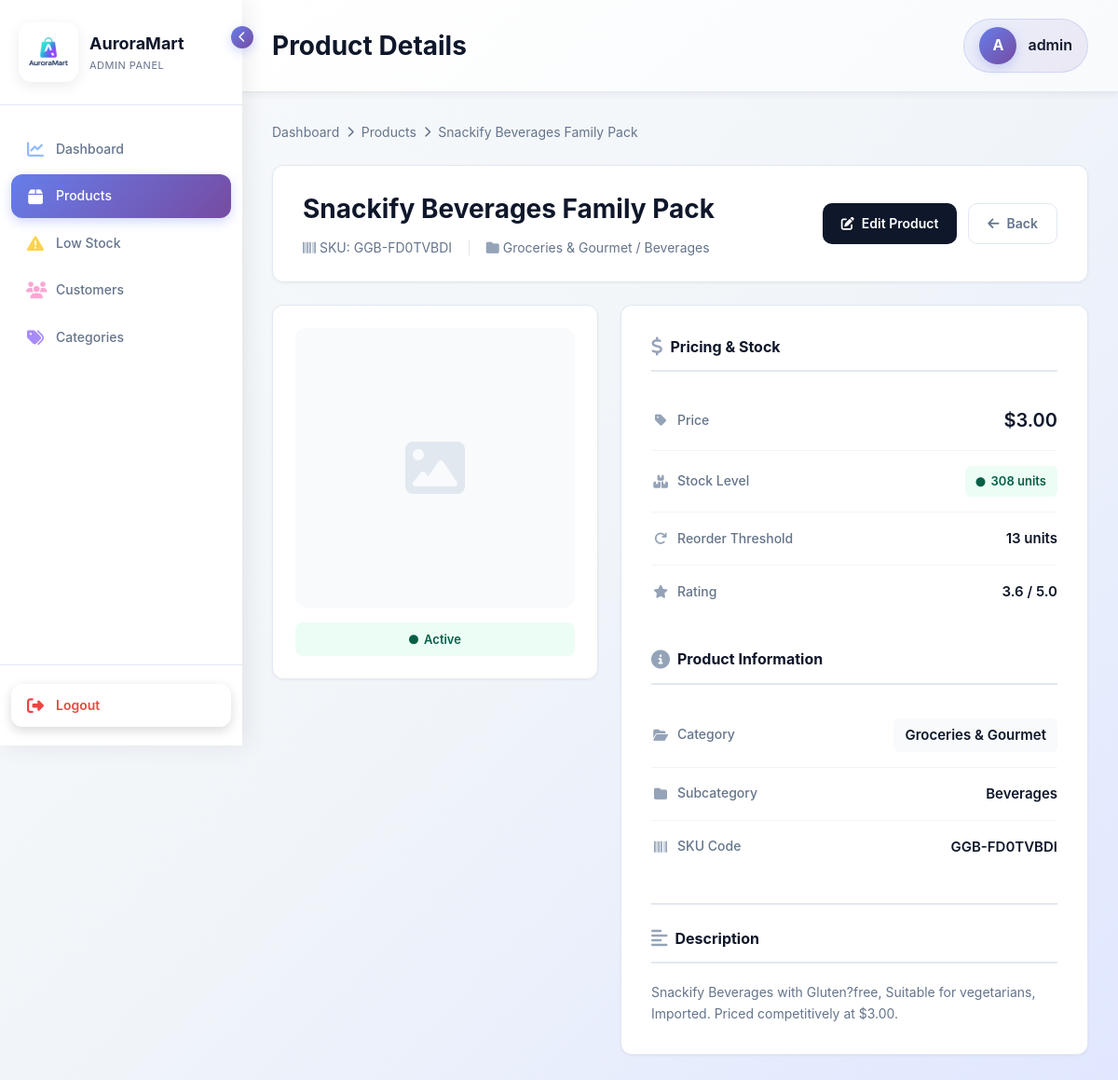
Screenshot of /adminpanel/products/1/ (signed in) with the database file from the repository.
### storefront/models.py (models this page shows, shortened)
class Customer(AbstractUser):
    username = models.CharField(
        max_length=150,
        unique=True,
        help_text='Required. 150 characters or fewer. Any characters allowed.',
        validators=[],  # No validators - allow any characters
        error_messages={
            'unique': "A user with that username already exists.",
        },
    )
    age = models.IntegerField(null=True, blank=True)
    gender = models.CharField(max_length=20, blank=True)
    employment_status = models.CharField(max_length=50, blank=True)
    occupation = models.CharField(max_length=100, blank=True)
    education = models.CharField(max_length=100, blank=True)
    household_size = models.IntegerField(null=True, blank=True)
    has_children = models.BooleanField(default=False)
    monthly_income_sgd = models.DecimalField(max_digits=10, decimal_places=2, null=True, blank=True, default=None)
    preferred_category = models.ForeignKey(Category, on_delete=models.SET_NULL, null=True, blank=True)

class Product(models.Model):
    sku = models.CharField(max_length=40, unique=True, db_index=True)  # maps "SKU code"
    name = models.CharField(max_length=200)                            # maps "Product name"
    description = models.TextField(blank=True)                         # maps "Product description"
    category = models.ForeignKey(Category, on_delete=models.CASCADE)    # maps "Product Category"
    subcategory = models.CharField(max_length=150, blank=True)         # maps "Product Subcategory"
    stock = models.IntegerField(default=0)                             # maps "Quantity on hand"
    reorder_threshold = models.IntegerField(default=5)                 # maps "Reorder Quantity"
    price = models.DecimalField(max_digits=10, decimal_places=2)       # maps "Unit price"
    rating = models.FloatField(default=0)                              # maps "Product rating"
    image = models.ImageField(upload_to='products/', blank=True, null=True, default='products/default-product.png')
    is_active = models.BooleanField(default=True)
    created_at = models.DateTimeField(auto_now_add=True, null=True, blank=True)
    updated_at = models.DateTimeField(auto_now=True, null=True, blank=True)
    class Meta:
        ordering = ['-id']
        verbose_name = "Product"
        verbose_name_plural = "Products"
    @property
    def is_low_stock(self):
        return self.stock <= self.reorder_threshold

class Category(models.Model):
    name = models.CharField(max_length=100)
    description = models.TextField(blank=True)

### adminpanel/views/product_views.py (the view)
# urls.py: path('products/<int:pk>/', product_views.product_detail, name='product_detail'),
@login_required(login_url='adminpanel:login')
@user_passes_test(is_staff_user, login_url='adminpanel:login')
def product_detail(request, pk):
    product = get_object_or_404(Product, pk=pk)
    stock_history = []
    context = {
        'product': product,
        'stock_history': stock_history,
    }
    return render(request, 'adminpanel/product/product_detail.html', context)

### adminpanel/views/product_views.py (called while the page is built)
def is_staff_user(user):
    return user.is_authenticated and user.is_staff

### storefront/views.py (called while the page is built)
def cart_count(request):
    cart = request.session.get('cart', {})
    total_items = sum(int(qty) for qty in cart.values())
    return {
        'cart_count': total_items
    }

### adminpanel/templates/adminpanel/product/product_detail.html (shortened to what this page needs)
{% extends "adminpanel/base.html" %}
{% block page_title %}Product Details{% endblock %}
{% block content %}
<div class="breadcrumb">
    <a href="{% url 'adminpanel:dashboard' %}">Dashboard</a>
    <i class="fas fa-chevron-right"></i>
    <a href="{% url 'adminpanel:product_list' %}">Products</a>
    <i class="fas fa-chevron-right"></i>
    <span>{{ product.name }}</span>
</div>
<div class="product-header">
    <div class="product-title-section">
        <h1>{{ product.name }}</h1>
        <div class="product-meta">
            <span><i class="fas fa-barcode"></i> SKU: {{ product.sku }}</span>
            <span class="divider">|</span>
            <span><i class="fas fa-folder"></i> {{ product.category.name }}{% if product.subcategory %} / {{ product.subcategory }}{% endif %}</span>
        </div>
    </div>
    <div class="product-actions">
        <a href="{% url 'adminpanel:product_edit' product.pk %}" class="btn btn-primary">
            <i class="fas fa-edit"></i> Edit Product
        </a>
        <a href="{% url 'adminpanel:product_list' %}" class="btn btn-secondary">
            <i class="fas fa-arrow-left"></i> Back
        </a>
    </div>
</div>
<div class="content-grid">
    <div class="image-card">
        <div class="product-image-container">
            {% if product.image %}
                <img src="{{ product.image.url }}" alt="{{ product.name }}">
            {% else %}
                <i class="fas fa-image"></i>
            {% endif %}
        </div>
        <div class="status-badge {% if product.is_active %}active{% else %}inactive{% endif %}">
            <i class="fas fa-circle"></i>
            {% if product.is_active %}Active{% else %}Inactive{% endif %}
        </div>
    </div>
    <div class="details-card">
        <div class="section-title">
            <i class="fas fa-dollar-sign"></i>
            Pricing & Stock
        </div>
        <ul class="detail-list">
            <li class="detail-item">
                <span class="detail-label">
                    <i class="fas fa-tag"></i>
                    Price
                </span>
                <span class="detail-value price">${{ product.price }}</span>
            </li>
            <li class="detail-item">
                <span class="detail-label">
                    <i class="fas fa-boxes"></i>
                    Stock Level
                </span>
                <span class="detail-value">
                    {% if product.stock == 0 %}
                        <span class="stock-indicator critical">
                            <i class="fas fa-circle"></i>
                            Out of Stock
                        </span>
                    {% elif product.is_low_stock %}
                        <span class="stock-indicator low">
                            <i class="fas fa-circle"></i>
                            {{ product.stock }} units (Low Stock)
                        </span>
                    {% else %}
                        <span class="stock-indicator good">
                            <i class="fas fa-circle"></i>
                            {{ product.stock }} units
                        </span>
                    {% endif %}
                </span>
            </li>
            <li class="detail-item">
                <span class="detail-label">
                    <i class="fas fa-redo"></i>
                    Reorder Threshold
                </span>
                <span class="detail-value">{{ product.reorder_threshold }} units</span>
            </li>
            <li class="detail-item">
                <span class="detail-label">
                    <i class="fas fa-star"></i>
                    Rating
                </span>
                <span class="detail-value">{{ product.rating|floatformat:1 }} / 5.0</span>
            </li>
        </ul>
        <div class="section-title" style="margin-top: 32px;">
            <i class="fas fa-info-circle"></i>
            Product Information
        </div>
        <ul class="detail-list">
            <li class="detail-item">
                <span class="detail-label">
                    <i class="fas fa-folder-open"></i>
                    Category
                </span>
                <span class="detail-value highlight">{{ product.category.name }}</span>
            </li>
            <li class="detail-item">
                <span class="detail-label">
                    <i class="fas fa-folder"></i>
                    Subcategory
                </span>
                <span class="detail-value">
                    {% if product.subcategory %}
                        {{ product.subcategory }}
                    {% else %}
                        N/A
                    {% endif %}
                </span>
            </li>
            <li class="detail-item">
                <span class="detail-label">
                    <i class="fas fa-barcode"></i>
                    SKU Code
                </span>
                <span class="detail-value">{{ product.sku }}</span>
            </li>
        </ul>
        {% if product.description %}
        <div class="description-section">
            <div class="section-title">
                <i class="fas fa-align-left"></i>
                Description
            </div>
            <p class="description-text">{{ product.description }}</p>
        </div>
        {% endif %}
    </div>
</div>
{% endblock %}

### adminpanel/templates/adminpanel/base.html (shortened to what this page needs)
<!DOCTYPE html>
<html lang="en">
<head>
    {% load static %}
    <link rel="stylesheet" href="https://cdnjs.cloudflare.com/ajax/libs/font-awesome/6.4.0/css/all.min.css">
</head>
<body>
    <div class="sidebar" id="sidebar">
        <div class="sidebar-header">
            <div class="sidebar-logo">
                <img src="{% static 'images/Auroramart-logo.png' %}" alt="AuroraMart Logo">
            </div>
            <div class="sidebar-brand">
                <div class="brand-name">AuroraMart</div>
                <div class="brand-subtitle">Admin Panel</div>
            </div>
            <div class="sidebar-toggle" onclick="toggleSidebar()">
                <i class="fas fa-chevron-left"></i>
            </div>
        </div>
        <nav class="sidebar-nav">
            <div class="nav-item">
                <a href="{% url 'adminpanel:dashboard' %}" class="nav-link {% if request.resolver_match.url_name == 'dashboard' %}active{% endif %}">
                    <i class="fas fa-chart-line"></i>
                    <span class="nav-text">Dashboard</span>
                </a>
            </div>
            <div class="nav-item">
                <a href="{% url 'adminpanel:product_list' %}" class="nav-link {% if 'product' in request.resolver_match.url_name %}active{% endif %}">
                    <i class="fas fa-box"></i>
                    <span class="nav-text">Products</span>
                </a>
            </div>
            <div class="nav-item">
                <a href="{% url 'adminpanel:low_stock' %}" class="nav-link {% if request.resolver_match.url_name == 'low_stock' %}active{% endif %}">
                    <i class="fas fa-exclamation-triangle"></i>
                    <span class="nav-text">Low Stock</span>
                </a>
            </div>
            <div class="nav-item">
                <a href="{% url 'adminpanel:customer_list' %}" class="nav-link {% if 'customer' in request.resolver_match.url_name %}active{% endif %}">
                    <i class="fas fa-users"></i>
                    <span class="nav-text">Customers</span>
                </a>
            </div>
            <div class="nav-item">
                <a href="{% url 'adminpanel:category_list' %}" class="nav-link {% if 'category' in request.resolver_match.url_name %}active{% endif %}">
                    <i class="fas fa-tags"></i>
                    <span class="nav-text">Categories</span>
                </a>
            </div>
        </nav>
        <div class="sidebar-footer">
            {% if user.is_authenticated %}
            <a href="{% url 'adminpanel:logout' %}" class="logout-link">
                <i class="fas fa-sign-out-alt"></i>
                <span class="nav-text">Logout</span>
            </a>
            {% endif %}
        </div>
    </div>
    <div class="main-content">
        <div class="topbar">
            <h1 class="page-title">{% block page_title %}Dashboard{% endblock %}</h1>
            {% if user.is_authenticated %}
            <div class="user-info">
                <div class="user-avatar">{{ user.username|slice:":1"|upper }}</div>
                <span class="user-name">{{ user.username }}</span>
            </div>
            {% endif %}
        </div>
        <div class="content-wrapper">
            {% block content %}{% endblock %}
        </div>
    </div>
</body>
</html>

### adminpanel/templates/adminpanel/product/product_detail.html (style rules this page uses)
.breadcrumb { display: flex; gap: 8px; align-items: center; margin-bottom: 24px; font-size: 14px; color: #64748b; }
.breadcrumb a { color: #64748b; text-decoration: none; transition: color 0.2s ease; }
.breadcrumb i { font-size: 12px; }
.product-header { background: white; border-radius: 12px; padding: 24px 32px; box-shadow: 0 1px 3px rgba(0,0,0,0.05); border: 1px solid #e2e8f0; margin-bottom: 24px; display: flex; justify-content: space-between; align-items: center; }
.product-title-section h1 { font-size: 28px; font-weight: 700; color: #0f172a; margin-bottom: 8px; }
.product-meta { display: flex; gap: 16px; align-items: center; color: #64748b; font-size: 14px; }
.product-meta i { color: #94a3b8; }
.product-meta .divider { color: #e2e8f0; }
.product-actions { display: flex; gap: 12px; }
.btn { display: inline-flex; align-items: center; gap: 8px; padding: 10px 20px; border-radius: 10px; font-weight: 600; font-size: 14px; transition: all 0.2s ease; border: none; cursor: pointer; text-decoration: none; }
.btn-primary { background: #0f172a; color: white; }
.btn-secondary { background: white; color: #64748b; border: 1px solid #e2e8f0; }
.content-grid { display: grid; grid-template-columns: 350px 1fr; gap: 24px; }
.image-card { background: white; border-radius: 12px; padding: 24px; box-shadow: 0 1px 3px rgba(0,0,0,0.05); border: 1px solid #e2e8f0; height: fit-content; }
.product-image-container { width: 100%; height: 300px; background: #f8fafc; border-radius: 12px; display: flex; align-items: center; justify-content: center; margin-bottom: 16px; overflow: hidden; }
.product-image-container i { font-size: 64px; color: #e2e8f0; }
.status-badge { display: inline-flex; align-items: center; gap: 6px; padding: 8px 16px; border-radius: 8px; font-weight: 600; font-size: 13px; width: 100%; justify-content: center; }
.status-badge.active { background: #ecfdf5; color: #065f46; }
.status-badge i { font-size: 10px; }
.details-card { background: white; border-radius: 12px; padding: 32px; box-shadow: 0 1px 3px rgba(0,0,0,0.05); border: 1px solid #e2e8f0; }
.section-title { font-size: 16px; font-weight: 700; color: #0f172a; margin-bottom: 20px; padding-bottom: 12px; border-bottom: 2px solid #e2e8f0; display: flex; align-items: center; gap: 8px; }
.section-title i { color: #94a3b8; font-size: 20px; }
.detail-list { list-style: none; padding: 0; margin: 0; }
.detail-item { display: flex; justify-content: space-between; align-items: center; padding: 16px 0; border-bottom: 1px solid #f1f5f9; }
.detail-item:last-child { border-bottom: none; }
.detail-label { font-size: 14px; font-weight: 500; color: #64748b; display: flex; align-items: center; gap: 8px; }
.detail-label i { width: 20px; text-align: center; font-size: 14px; color: #94a3b8; }
.detail-value { font-size: 15px; font-weight: 600; color: #0f172a; }
.detail-value.price { font-size: 20px; color: #0f172a; }
.detail-value.highlight { background: #f8fafc; padding: 6px 12px; border-radius: 6px; }
.stock-indicator { display: inline-flex; align-items: center; gap: 6px; padding: 6px 12px; border-radius: 6px; font-weight: 600; font-size: 13px; }
.stock-indicator.good { background: #ecfdf5; color: #065f46; }
.stock-indicator i { font-size: 10px; }
.description-section { margin-top: 32px; padding-top: 24px; border-top: 2px solid #e2e8f0; }
.description-text { color: #64748b; line-height: 1.6; font-size: 14px; }

### rows the page displays
Customer: username "A", username "admin"
Product: name "Snackify Beverages Family Pack", sku "GGB-FD0TVBDI", category.name "Groceries & Gourmet", subcategory "Beverages", price "3.00", stock "308", reorder_threshold "13", rating "3.6", description "Snackify Beverages with Gluten?free, Suitable for vegetarians, Imported. Priced competitively at $3.00."
